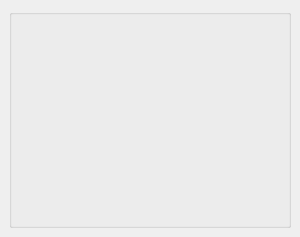
  <widget class="QDockWidget" name="dockWidget_statusOutput">
   <property name="sizePolicy">
    <sizepolicy hsizetype="Preferred" vsizetype="Preferred">
     <horstretch>0</horstretch>
     <verstretch>0</verstretch>
    </sizepolicy>
   </property>
   <property name="minimumSize">
    <size>
     <width>300</width>
     <height>132</height>
    </size>
   </property>
   <property name="maximumSize">
    <size>
     <width>524287</width>
     <height>524287</height>
    </size>
   </property>
   <property name="windowTitle">
    <string>测试状态输出</string>
   </property>
   <attribute name="dockWidgetArea">
    <number>1</number>
   </attribute>
   <widget class="QWidget" name="dockWidgetContents_6">
    <layout class="QHBoxLayout" name="horizontalLayout_4">
     <item>
      <widget class="QGroupBox" name="groupBox_3">
       <property name="styleSheet">
        <string notr="true">background-color: rgb(233, 252, 231);
background-color: rgb(255, 255, 226);
background-color: rgb(240, 240, 240);
background-color:rgb(234,247,255);
background-color:rgba(234,247,255,0);</string>
       </property>
       <property name="title">
        <string/>
       </property>
       <layout class="QHBoxLayout" name="horizontalLayout_2">
        <item>
         <widget class="QPlainTextEdit" name="plainTextEdit">
          <property name="styleSheet">
           <string notr="true"/>
          </property>
          <property name="readOnly">
           <bool>false</bool>
          </property>
         </widget>
        </item>
       </layout>
      </widget>
     </item>
    </layout>
   </widget>
  </widget>
